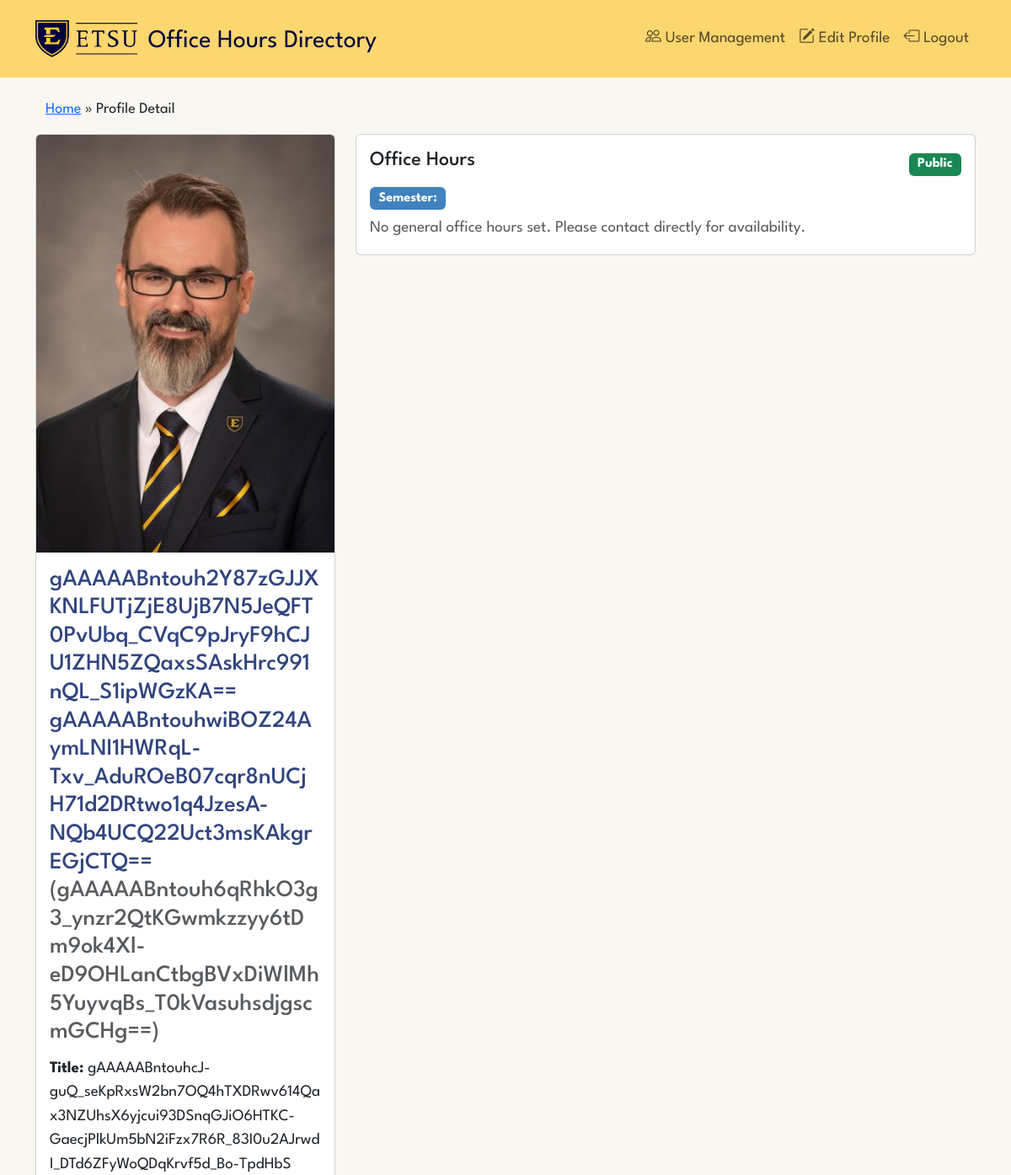
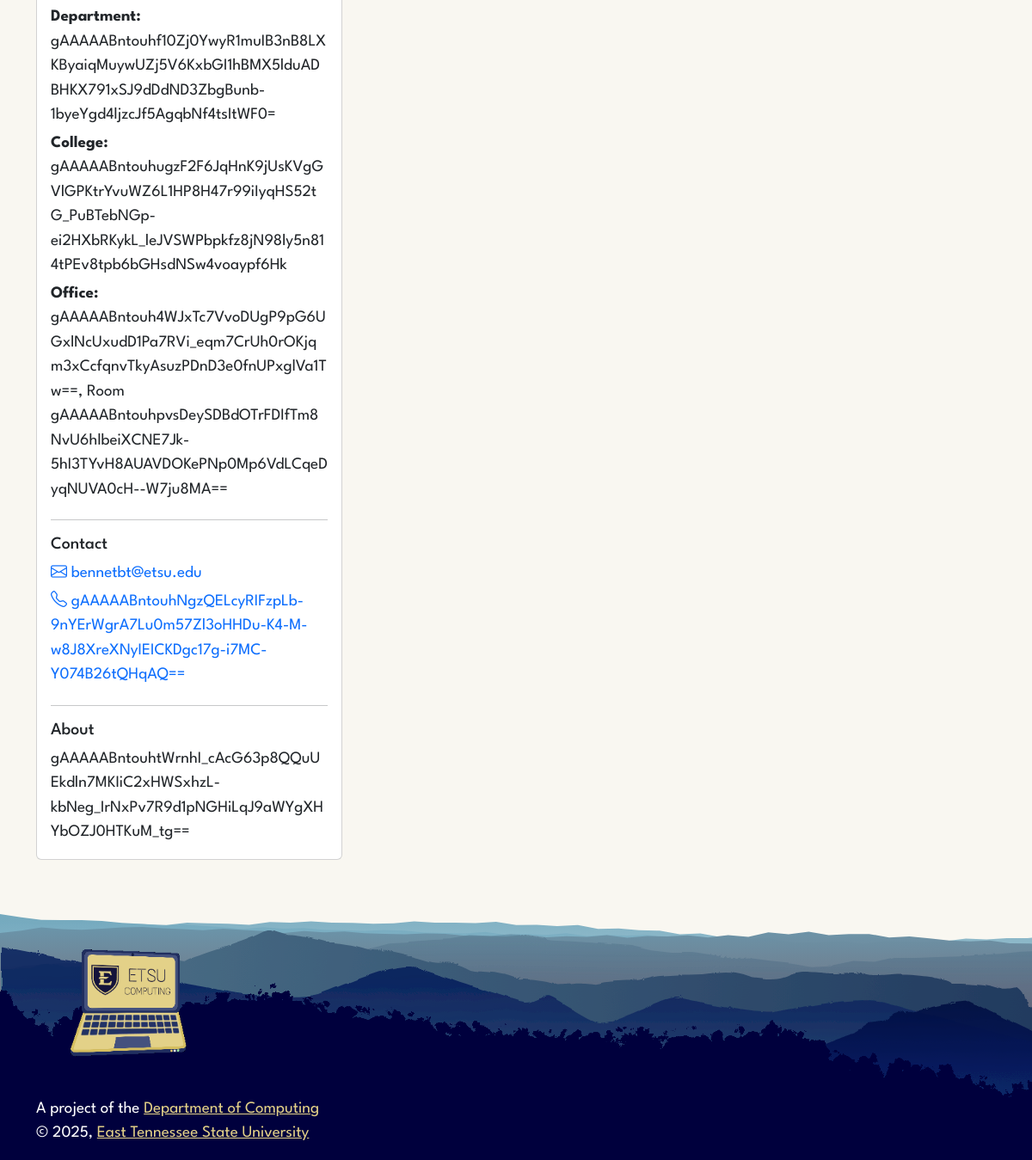
Page /profile/10/ (signed in) on the committed database (2 pictures, top to bottom).
### profiles/models.py (models this page shows, shortened)
class UserProfile(models.Model):
    user = models.OneToOneField(settings.AUTH_USER_MODEL, on_delete=models.CASCADE)
    preferred_name = EncryptedCharField(max_length=100, blank=True)
    honorific = EncryptedCharField(max_length=50, blank=True)  # Renamed from 'title'
    pronouns = EncryptedCharField(max_length=50, blank=True)
    bio = EncryptedTextField(blank=True)
    phone = EncryptedCharField(max_length=20, blank=True)
    profile_image = models.ImageField(
        upload_to=get_profile_image_path,
        storage=OverwriteStorage(),
        blank=True
    )
    job_title = EncryptedCharField(max_length=100, blank=True)
    college = EncryptedCharField(max_length=100, blank=True)
    department = EncryptedCharField(max_length=100, blank=True)
    office_building = EncryptedCharField(max_length=100, blank=True)  # Changed from office
    office_room = EncryptedCharField(max_length=50, blank=True)  # New field

class OfficeHours(models.Model):
    user = models.OneToOneField(settings.AUTH_USER_MODEL, on_delete=models.CASCADE)
    semester = models.CharField(max_length=20, choices=get_semester_choices())
    scheduling_link = models.URLField(blank=True)
    is_public = models.BooleanField(default=True)
    time_slots = models.JSONField(default=list, blank=True, null=True)  # Make it optional
    created_at = models.DateTimeField(auto_now_add=True)
    updated_at = models.DateTimeField(auto_now=True)
    class Meta:
        verbose_name_plural = 'Office hours'

### users/models.py (models this page shows, shortened)
class EncryptedUser(AbstractUser):
    username = None
    email = models.EmailField(unique=True)
    first_name = EncryptedCharField(max_length=150)
    last_name = EncryptedCharField(max_length=150)
    USERNAME_FIELD = 'email'
    REQUIRED_FIELDS = ['first_name', 'last_name']
    objects = CustomUserManager()

### profiles/views.py (the view)
# urls.py: path('profile/<int:pk>/', views.profile_detail, name='profile_detail'),
def profile_detail(request, pk):
    profile = get_object_or_404(UserProfile, pk=pk)
    office_hours = OfficeHours.objects.filter(user=profile.user).first()
    course_hours = CourseOfficeHours.objects.filter(office_hours=office_hours) if office_hours else None
    return render(request, 'profiles/profile_detail.html', {
        'profile': profile,
        'office_hours': office_hours,
        'course_hours': course_hours,
    })

### users/templatetags/form_filters.py (called while the page is built)
@register.filter(name='remove_prepended_junk')
def remove_prepended_junk(field, junk_to_remove):
    junk_to_remove = junk_to_remove.lower()
    junk_len = len(junk_to_remove)
    if field.lower().startswith(junk_to_remove) and junk_len < len(field):
        return field[junk_len:].lstrip()
    else:
        return field

### templates/profiles/profile_detail.html (shortened to what this page needs)
{% extends '../base.html' %}
{% load form_filters %}
{% block content %}
<div class="container-fluid mb-3 fs-400" title="Breadcrumb navigation">
    <a class="text-secondary-blue" href="{% url 'profiles:home' %}">Home</a>
    » <span class="ff-sans-bolder">Profile Detail</span>
</div>
<div class="row">
    <div class="col-md-4">
        <div class="card mb-4">
            {% if profile.profile_image %}
                <img src="{{ profile.profile_image.url }}" class="card-img-top" alt="{{ profile.user.get_full_name }}">
            {% else %}
                <div class="card-img-top bg-secondary text-white d-flex align-items-center justify-content-center" style="height: 300px;">
                    <i class="bi bi-person-circle" style="font-size: 6rem;"></i>
                </div>
            {% endif %}
            <div class="card-body d-flex flex-column">
                <h3 class="card-title text-highlight-primary">
                    {% if profile.honorific %}{{ profile.honorific }} {% endif %}
                    {% if profile.preferred_name %}
                        {{ profile.preferred_name }}
                    {% else %}
                        {{ profile.user.get_full_name }}
                    {% endif %}
                    {% if profile.pronouns %}
                    <span class="text-muted">({{ profile.pronouns }})</span>
                    {% endif %}
                </h3>
                {% if profile.job_title %}
                    <p class="mt-1 mb-1"><strong>Title:</strong> {{ profile.job_title }}</p>
                {% endif %}
                {% if profile.department %}
                    <p class="mb-1"><strong>Department:</strong> {{ profile.department|remove_prepended_junk:'Department of' }}</p>
                {% endif %}
                {% if profile.college %}
                    <p class="mb-1"><strong>College:</strong> {{ profile.college|remove_prepended_junk:'college of' }}</p>
                {% endif %}
                {% if profile.office_building or profile.office_room %}
                <p class="mb-1">
                    <strong>Office:</strong>
                    {% if profile.office_building and profile.office_room %}
                        {{ profile.office_building }}, Room {{ profile.office_room }}
                    {% elif profile.office_room %}
                        Room {{ profile.office_room }}
                    {% else %}
                        {{ profile.office_building }}
                    {% endif %}
                </p>
                {% endif %}
                <hr>
                <div>
                    <h5>Contact</h5>
                    <p class="mt-2 mb-1">
                        <a href="mailto:{{ profile.user.email }}" class="text-decoration-none"title="Contact email link">
                            <i class="bi bi-envelope"></i> {{ profile.user.email }}
                        </a>
                    </p>
                    {% if profile.phone %}
                        <p class="mb-1">
                            <a href="tel:{{ profile.phone }}" class="text-decoration-none" title="Contact phone link">
                                <i class="bi bi-telephone"></i> {{ profile.phone }}
                            </a>
                        </p>
                    {% endif %}
                </div>
                {% if profile.bio %}
                    <hr>
                    <div>
                        <h5>About</h5>
                        <p class="mt-2">{{ profile.bio }}</p>
                    </div>
                {% endif %}
            </div>
        </div>
    </div>
    {% if office_hours.is_public or user.is_authenticated and user == profile.user %}
    <div class="col-md-8">
        <div class="card mb-4">
            <div class="card-body">
                <div class="d-flex justify-content-between align-items-center mb-2">
                    <h4 class="card-title d-inline">Office Hours</h4>
                    <div>
                        <span class="badge {% if office_hours.is_public %}bg-success{% else %}bg-danger{% endif %} fs-300">
                            {{ office_hours.is_public|yesno:"Public,Private" }}
                        </span>
                    </div>
                </div>
                <p class="badge bg-info fs-300 mb-2">Semester: {{ office_hours.semester }}</p>
                {% if office_hours.time_slots %}
                    <div class="time-slots mt-3">
                        {% for slot in office_hours.time_slots %}
                            <div class="time-slot-item d-flex align-items-center mb-2">
                                <i class="bi bi-clock me-2" style="color: #6c757d;"></i>
                                <span class="me-2" style="font-weight: 600;">{{ slot.day }}:</span>
                                {% if slot.startTime and slot.endTime %}
                                    <span>
                                        {% with start_hour=slot.startTime|slice:":2"|add:"0" %}
                                        {% with start_minute=slot.startTime|slice:"3:5" %}
                                        {% with end_hour=slot.endTime|slice:":2"|add:"0" %}
                                        {% with end_minute=slot.endTime|slice:"3:5" %}
                                            {% if start_hour > 12 %}
                                                {{ start_hour|add:"-12" }}:{{ start_minute }} PM
                                            {% elif start_hour == 12 %}
                                                {{ start_hour }}:{{ start_minute }} PM
                                            {% elif start_hour == 0 %}
                                                12:{{ start_minute }} AM
                                            {% else %}
                                                {{ start_hour }}:{{ start_minute }} AM
                                            {% endif %}
                                            -
                                            {% if end_hour > 12 %}
                                                {{ end_hour|add:"-12" }}:{{ end_minute }} PM
                                            {% elif end_hour == 12 %}
                                                {{ end_hour }}:{{ end_minute }} PM
                                            {% elif end_hour == 0 %}
                                                12:{{ end_minute }} AM
                                            {% else %}
                                                {{ end_hour }}:{{ end_minute }} AM
                                            {% endif %}
                                        {% endwith %}
                                        {% endwith %}
                                        {% endwith %}
                                        {% endwith %}
                                    </span>
                                {% endif %}
                            </div>
                        {% endfor %}
                    </div>
                {% else %}
                    <p class="text-muted">No general office hours set. {% if office_hours.scheduling_link %}Please use the scheduling link above.{% else %}Please contact directly for availability.{% endif %}</p>
                {% endif %}
            </div>
        </div>
    </div>
    {% endif %}
</div>
{% endblock %}

### static/css/style.css (style rules this page uses)
:root { --clr-light: 43, 41%, 96%; --clr-primary: 225, 44%, 34%; --clr-primary-hover: 225, 51%, 44%; --clr-secondary: 201, 34%, 40%; --clr-secondary-hover: 201, 51%, 40%; --clr-info: 209, 50%, 50%; --clr-create: 171, 34%, 40%; --clr-create-hover: 171, 25%, 40%; --clr-spring-wood: 51, 30%, 95%; --clr-snow: 0, 20%, 98%; --clr-putty-yellow: 48, 62%, 71%; --clr-putty-yellow-hover: 48, 53%, 68%; --clr-etsu-yellow: 44, 96%, 71%; --fs-900: 9.375rem; --fs-850: 7.813rem; --fs-800: 6.25rem; --fs-750: 4.875rem; --fs-700: 3.5rem; --fs-650: 2.75rem; --fs-600: 2rem; --fs-550: 1.875rem; --fs-500: 1.75rem; --fs-450: 1.313rem; --fs-400: 1.125rem; --fs-350: 1.06rem; --fs-300: 1rem; --fs-250: 0.94rem; --fs-200: 0.875rem; --fs-150: 0.81rem; --fs-100: 0.75rem; --fs-0: 0.625rem; }
.fs-300 { font-size: var(--fs-300); }
.fs-400 { font-size: var(--fs-400); }
.bg-info { background-color: hsl(var(--clr-info))!important; }
.text-highlight-primary { color: hsl(var(--clr-primary)); }
*, *::before, *::after { box-sizing: border-box; }
body, h1, h2, h3, h4, h5, p, figure, picture { margin: 0; }
.row:after { content: ""; display: table; clear: both; }
.body-light { background-color: hsl(var(--clr-light))!important; }
body { font-family: "League Spartan", serif; font-size: 19px; line-height: 1.5; }

### rows in the picture
UserProfile: profile_image (picture), honorific "gAAAAABntouh2Y87zGJJXKNLFUTjZjE8UjB7N5JeQFT0PvUbq_CVqC9pJryF9hCJU1ZHN5ZQaxsSAskHrc991nQL_S1ipWGzKA==", preferred_name "gAAAAABntouhwiBOZ24AymLNI1HWRqL-Txv_AduROeB07cqr8nUCjH71d2DRtwo1q4JzesA-NQb4UCQ22Uct3msKAkgrEGjCTQ==", pronouns "gAAAAABntouh6qRhkO3g3_ynzr2QtKGwmkzzyy6tDm9ok4Xl-eD9OHLanCtbgBVxDiWlMh5YuyvqBs_T0kVasuhsdjgscmGCHg==", job_title "gAAAAABntouhcJ-guQ_seKpRxsW2bn7OQ4hTXDRwv614Qax3NZUhsX6yjcui93DSnqGJiO6HTKC-GaecjPlkUm5bN2iFzx7R6R_83I0u2AJrwdI_DTd6ZFyWoQDqKrvf5d_Bo-TpdHbS", department|remove_prepended_junk "gAAAAABntouhf10Zj0YwyR1muIB3nB8LXKByaiqMuywUZj5V6KxbGI1hBMX5lduADBHKX791xSJ9dDdND3ZbgBunb-1byeYgd4ljzcJf5AgqbNf4tsItWF0=", college|remove_prepended_junk "gAAAAABntouhugzF2F6JqHnK9jUsKVgGVlGPKtrYvuWZ6L1HP8H47r99iIyqHS52tG_PuBTebNGp-ei2HXbRKykL_leJVSWPbpkfz8jN98ly5n814tPEv8tpb6bGHsdNSw4voaypf6Hk", office_building "gAAAAABntouh4WJxTc7VvoDUgP9pG6UGxlNcUxudD1Pa7RVi_eqm7CrUh0rOKjqm3xCcfqnvTkyAsuzPDnD3e0fnUPxglVa1Tw==", office_room "gAAAAABntouhpvsDeySDBdOTrFDIfTm8NvU6hlbeiXCNE7Jk-5hI3TYvH8AUAVDOKePNp0Mp6VdLCqeDyqNUVA0cH--W7ju8MA==", user.email "bennetbt@etsu.edu", phone "gAAAAABntouhNgzQELcyRIFzpLb-9nYErWgrA7Lu0m57Zl3oHHDu-K4-M-w8J8XreXNyIEICKDgc17g-i7MC-Y074B26tQHqAQ==", bio "gAAAAABntouhtWrnhI_cAcG63p8QQuUEkdln7MKIiC2xHWSxhzL-kbNeg_IrNxPv7R9d1pNGHiLqJ9aWYgXHYbOZJ0HTKuM_tg=="
OfficeHours: is_public "Public"
